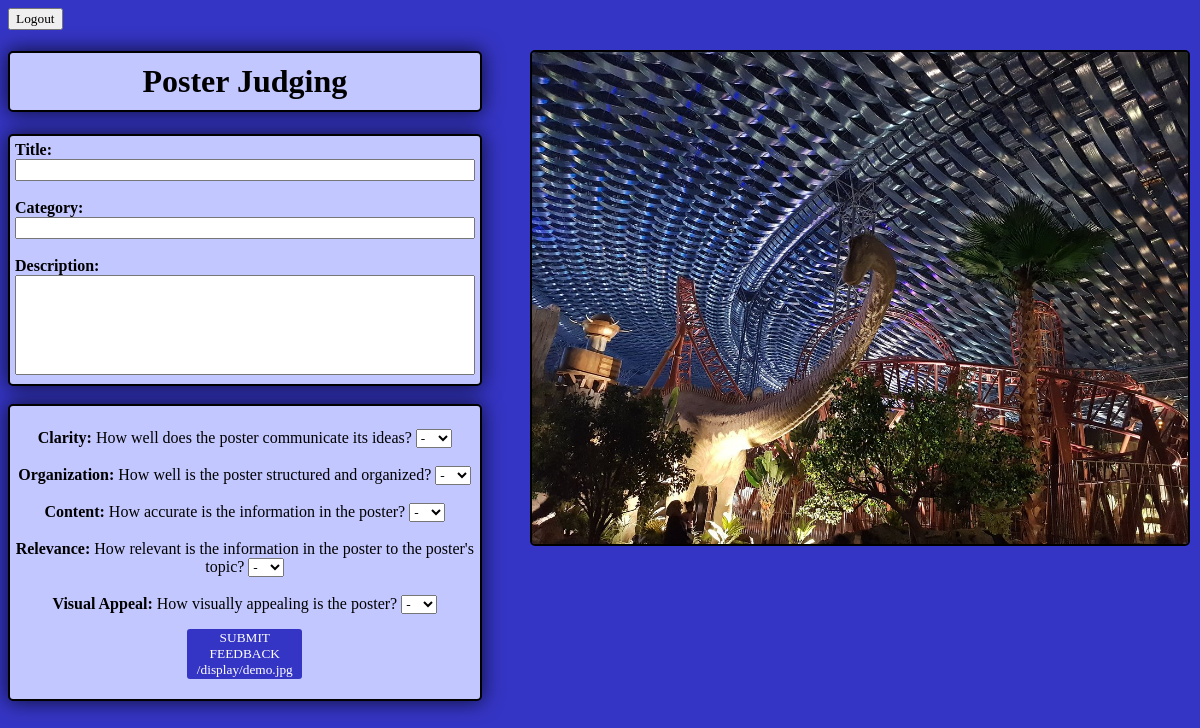
The page /judge/posters/7 on the database as committed earlier.
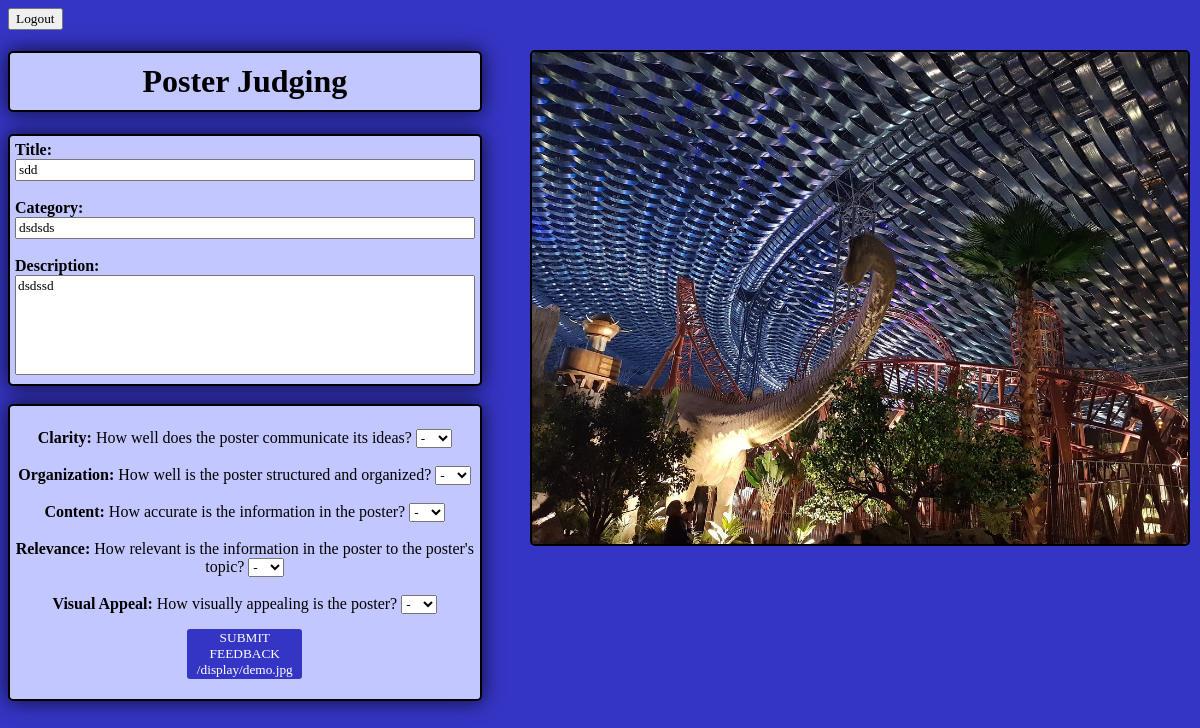
The same page on the database as committed later.
### tables this page shows
CREATE TABLE posters(poster_id INTEGER PRIMARY KEY AUTOINCREMENT, poster_title STRING NOT NULL, poster_emails STRING NOT NULL, poster_category STRING NOT NULL, poster_description STRING, poster_image BLOB, is_rated STRING);

### main.py (the view, shortened to what this page needs)
@app.route('/judge/posters/<posterID>', methods=('GET', 'POST'))
def rate_poster(posterID):
    if request.method == 'GET':
        conn = poster_db()
        poster = conn.execute('SELECT * FROM posters WHERE poster_id = ?', (posterID,)).fetchone()
        conn.close()
        print('displaying poster with id:', posterID)
        return render_template('judge_poster.html', poster=poster)

### main.py (called while the page is built)
def poster_db():
    conn = sqlite3.connect('PosterDatabase.db')
    conn.row_factory = sqlite3.Row
    return conn

### templates/judge_poster.html (shortened to what this page needs)
<!DOCTYPE html>
<html lang="en-US">
<head>
    <link rel="stylesheet" href="{{url_for('static', filename='judge_style.css')}}">
</head>
<body>
    <a href="{{url_for('index')}}">
        <button>
            Logout
        </button>
    </a>
    <h1>Poster Judging</h1>
    {% block content %}
    <div>
        <label for="title"><b>Title:</b></label>
        <br>
        <input type="text" id="title" name="title" value="{{poster['poster_title']}}" readonly><br><br>
        <label for="category"><b>Category:</b></label>
        <br>
        <input type="text" id="category" name="category" value="{{poster['poster_category']}}"  readonly><br><br>
        <label for="description"><b>Description:</b></label>
        <br>
        <textarea id="description" name="description" readonly>{{poster['poster_description']}}</textarea>
    </div>
    {% endblock %}
    <br>
    <form method='post'>
        <label for="clarity">
            <br><b>Clarity:</b>
            How well does the poster communicate its ideas?
        </label>
        <select name="clarity" id="clarity" required>
            <option value="" disabled selected hidden>-</option>
        </select>
        <br><br>
        <label for="organization">
            <b>Organization:</b>
            How well is the poster structured and organized?
        </label>
        <select name="organization" id="organization" required>
            <option value="" disabled selected hidden>-</option>
        </select>
        <br><br>
        <label for="content">
            <b>Content:</b>
            How accurate is the information in the poster?
        </label>
        <select name="content" id="content" required>
            <option value="" disabled selected hidden>-</option>
        </select>
        <br><br>
        <label for="relevance">
            <b>Relevance:</b>
            How relevant is the information in the poster to the poster's topic?
        </label>
        <select name="relevance" id="relevance" required>
            <option value="" disabled selected hidden>-</option>
        </select>
        <br><br>
        <label for="visual appeal">
            <b>Visual Appeal:</b>
            How visually appealing is the poster?
        </label>
        <select name="visuals" id="visual appeal" required>
            <option value="" disabled selected hidden>-</option>
        </select>
        <br>
        <a href="{{url_for('posters')}}">
            <button>
                SUBMIT FEEDBACK {{url_for('display_image', filename='demo.jpg')}}
            </button>
        </a>
    </form>
    <br>
    <img src="{{url_for('display_image', filename='demo.jpg')}}" alt="THE CONTESTANT'S POSTER WILL GO HERE IN THIS BOX">
    <br>
</body>
</html>

Rows that differ between the two databases and show on the page:
added posters: title "sdd", category "dsdsds", description "dsdssd"
